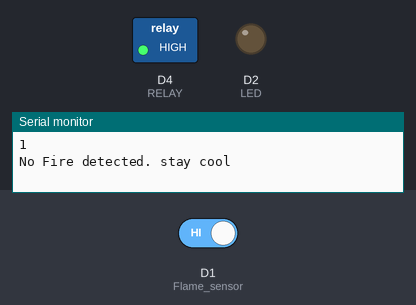
The sketch below on a simulated ESP8266 (NodeMCU). On the bench: switched loads named in the sketch (green lamp = pin HIGH), output pins drawn as LEDs (lit = HIGH), the last lines printed to the serial monitor. Inputs (shaded band) come from the test bench; at power-on: D1 (Flame_sensor) HIGH. WiFi joins after 1.5 s; servers stay silent unless stated.

Above: at 3.0 s.
3.1 s: D1 (Flame_sensor) driven LOW
At 4.1 s:
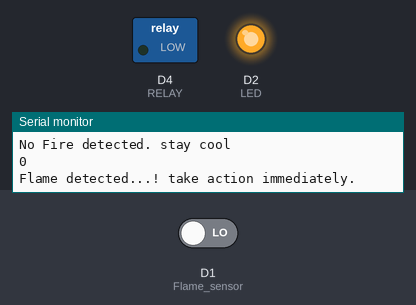
5.3 s: D1 (Flame_sensor) driven HIGH
At 6.8 s:
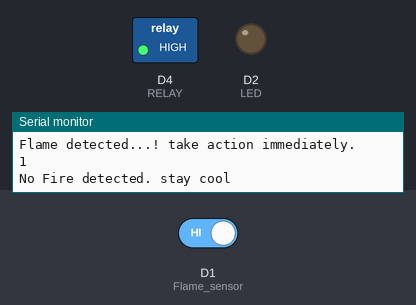
Timing chart, 0 to 8.3 s (numbered marks = the images above; inputs shaded):
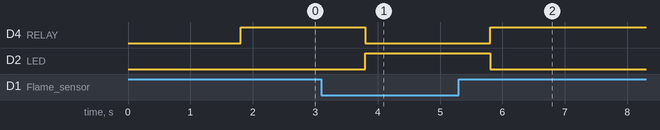

Measured:
- after the input at 3.1 s, D4 (RELAY): HIGH → LOW after 0.70 s; D2 (LED): LOW → HIGH after 0.70 s
- after the input at 5.3 s, D4 (RELAY): LOW → HIGH after 0.50 s; D2 (LED): HIGH → LOW after 0.50 s

The sketch:

Flame_detection_using_Telegram.ino
```cpp
//IoT Based Fire Alarm Notification and control system using ESP8266
#define BLYNK_PRINT Serial
#include <ESP8266WiFi.h>
#include <BlynkSimpleEsp8266.h>


int LED = D2;
int RELAY = D4;
int Flame_sensor = D1;
int Flame_detected;

BlynkTimer timer;
char auth[] = "xxxxxxxx"; //Auth code sent via Email
char ssid[] = "xxxxxxxxx";
char pass[] = "xxxxxxxxx";

void notifyOnFire()
{
  Flame_detected = digitalRead(Flame_sensor);
  Serial.println(Flame_detected);
  //delay(100);
  if (Flame_detected == 0) {
    Serial.println("Flame detected...! take action immediately.");
    Blynk.notify("Alert : Fire detected...! take action immediately.");
    digitalWrite(LED, HIGH);
    digitalWrite(RELAY, LOW);
    delay(500);
  }
  else
  {
    Serial.println("No Fire detected. stay cool");
    digitalWrite(LED, LOW);
    digitalWrite(RELAY, HIGH);
  }
}
void setup()
{
  Serial.begin(115200);
  Blynk.begin(auth, ssid, pass);
  pinMode(LED, OUTPUT);
  pinMode(RELAY, OUTPUT);
  digitalWrite(RELAY, HIGH);
  pinMode(Flame_sensor, INPUT_PULLUP);
  timer.setInterval(1000L, notifyOnFire);
}
void loop()
{
  Blynk.run();
  timer.run();
}
```
